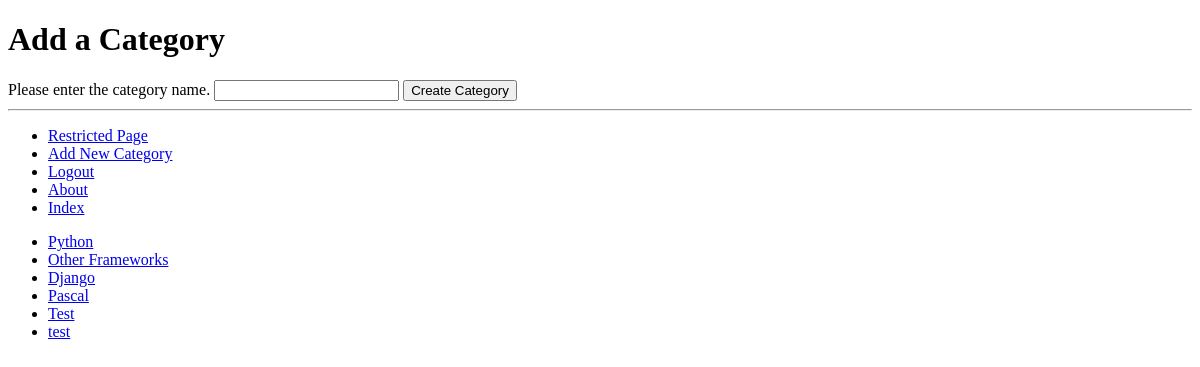
The page /rango/add_category/ (signed in) on the database as committed earlier.
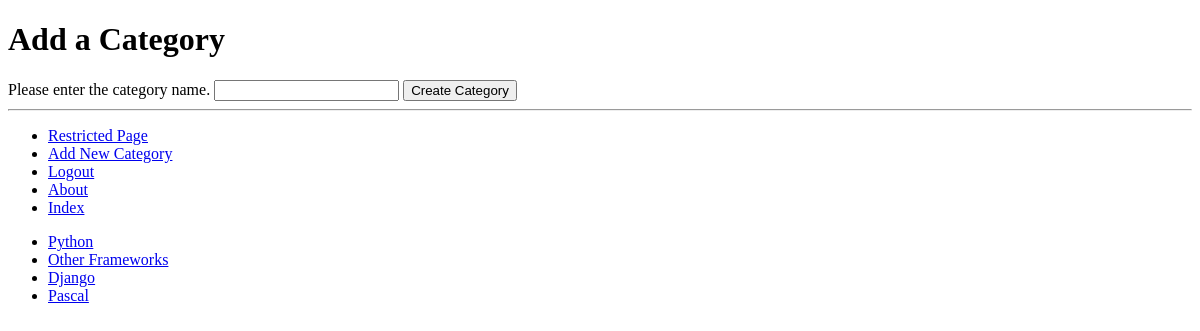
The same page on the database as committed later.
### rango/models.py (models this page shows, shortened)
class Category(models.Model):
    name = models.CharField(max_length=128, unique=True)
    views = models.IntegerField(default = 0)
    likes = models.IntegerField(default = 0)
    slug = models.SlugField(blank=True)
    class Meta:
        verbose_name_plural = 'categories'

### rango/views.py (the view)
@login_required
def add_category(request):
    form = CategoryForm()
    if request.method == 'POST':
        form = CategoryForm(request.POST)
        if form.is_valid():
            form.save(commit=True)
            return index(request)
    else:
        print(form.errors)
    return render(request, 'rango/add_category.html', {'form':form})

### rango/forms.py
class CategoryForm(forms.ModelForm):
    name = forms.CharField(max_length=128,
                           help_text="Please enter the category name.")
    views = forms.IntegerField(widget=forms.HiddenInput(), initial=0)
    likes = forms.IntegerField(widget=forms.HiddenInput(), initial=0)
    slub = forms.CharField(widget=forms.HiddenInput(), required = False)
    class Meta:
        model = Category
        fields = ('name',)

### rango/templatetags/rango_template_tags.py (called while the page is built)
@register.inclusion_tag('rango/cats.html')
def get_category_list(cat=None):
    return {'cats': Category.objects.all(),
           'act_cat':cat}

### templates/rango/add_category.html (shortened to what this page needs)
{% extends 'rango/base.html' %}
{% load staticfiles %}
{% block body_block %}
        <div>
        <h1>Add a Category</h1>
        <div>
            <form id="category+form" method="post" action="{% url 'add_category' %}">
                {% for field in form.visible_fields %}
                    {{ field.help_text }}
                    {{ field }}
                {% endfor %}
                <input type="submit" name = "submit" value= "Create Category" />
            </form>
        </div>
    </div>
{% endblock %}

### templates/rango/cats.html
<ul>
    {% for c in cats %}
        {% if c == act_cat %}
            <li>
            <strong>
                <a href="{% url 'show_category' c.slug %}">{{ c.name }} </a>
            </strong>
            </li>
        {% else %}
            <li>
                <a href="{% url 'show_category' c.slug %}">{{ c.name }} </a>
            </li>
        {% endif %}
    {% endfor %}
</ul>

Rows that differ between the two databases and show on the page:
removed Category: name "Test"
removed Category: name "test"
